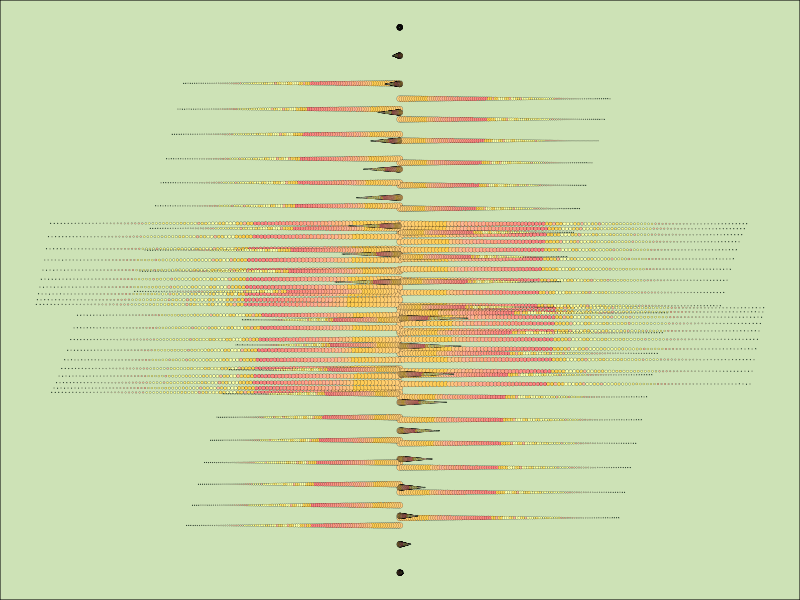

Write R code to recreate this figure.
## ---- chunk 1
#=============================================================================#
#Library Load-in---------------------------------------------------------------
#=============================================================================#

library(dplyr) #For data wrangling/manipulation
library(purrr) #For list wrangling/manipulation/iterations
library(ggplot2) #For plotting
library(tidyr) # For some more tidy data manipulation
library(here) # For easier directory navigation

#=============================================================================#
# Image Options----------------------------------------------------------------
#=============================================================================#
# Color Palette Option---------------------------------------------------------
color_pal <-
  c(
    "#4F6F52", "#D9EDBF", 
    "#FFB996", "#FF8080",
    "#FFCF81", "#FFCD4B",
    "#F8FF95", "#FDFFAB"
  )

#=============================================================================#
# Function Creation------------------------------------------------------------
#=============================================================================#

particle_randomizer <-
  function(
    color_pal = color_pal,
    border_color = c("white", "black", "random", "none"),
    crowding = c("light", "middle", "heavy", "random"),
    coordinates = c("cartesian", "polar", "equal", "random")
  ){
    
    # Parameter Lists------------------------------------------------------------
    ## Controls particle border color------------------------------------------
    border_list = list(
      "white" = "#ffffff",
      "black" = "#000000",
      "none" = NA
    )
    
    ## Controls particle crowding amount-----------------------------------------
    crowds_list = list(
      "light" = 100,
      "medium" = 500,
      "heavy" = 1000
    )
    
    ## Controls coordinate systems-----------------------------------------------
    coords_list = list(
      "cartesian" = coord_cartesian(),
      "polar" = coord_polar(),
      "equal" = coord_equal()
    )
    
    # Input Variable Lists-------------------------------------------------------
    ## Color Palette-------------------------------------------------------------
    input_pal = color_pal
    
    ## Crowding/Spacing of points------------------------------------------------
    input_crowding = switch(
      crowding,
      "light" = crowds_list$light,
      "medium" = crowds_list$medium,
      "heavy" = crowds_list$heavy,
      "random" = unlist(sample(crowds_list,1)))
    
    ## Border color of circles/points--------------------------------------------
    input_border = switch(
      border_color,
      "black" = border_list$black,
      "white" = border_list$white,
      "none" = NA,
      "random" = unlist(sample(border_list,1)))
    
    ## Ggplot plot coordinate systems--------------------------------------------
    input_coord = switch(
      coordinates,
      "cartesian" = coords_list$cartesian,
      "polar" = coords_list$polar,
      "equal" = coords_list$equal,
      "random" = unlist(sample(coords_list,1))
    )
    
    ## Randomized and calculated background of the ggplot------------------------
    background_color = sample(colorRampPalette(c(input_pal,"#000000","#ffffff"))(50),1)
    
    # Data set up----------------------------------------------------------------
    
    ## Angle/Theta Transformations-----------------------------------------------
    theta = seq(sample(1:100, 1), sample(1:100, 1)*pi, length.out = 100)
    
    # Base data sets to be transformed-------------------------------------------
    particles <- 
      tibble(
        crossing(
          x = seq(0,10, length.out = input_crowding),
          y = x
        )
      )
    
    # Additions of varied transformations to the x and y variables-------------
    particles_mod <-
      particles |>
      mutate(
        x = sin(theta) * x,
        y = cos(theta) * y,
        color = colorRampPalette(input_pal)(nrow(particles)))
    
    
    # Final work for the ggplot--------------------------------------------------
    particles_mod |>
      ggplot(aes(x,y))+
      theme_void()+
      geom_point(
        shape = 21,
        size = rev(seq(.01, 2, length.out = nrow(particles_mod))),
        stroke = .1,
        alpha = 1,
        fill = rev(sort(particles_mod$color)),
        position = "jitter"
      )+
      theme(plot.background = element_rect(fill = background_color))+
      input_coord
  }

#=============================================================================#
# Final Fx Use-----------------------------------------------------------------
#=============================================================================#
particle_randomizer(
  color_pal = color_pal,
  border_color = "black",
  crowding = "light",
  coordinates = "random"
)

#=============================================================================#
# Image Directory/Saving Work--------------------------------------------------
#=============================================================================#
img_path <-
  here(
    "year",
    "submissions",
    "2024",
    "images",
    "01.png"
  )

## Save the image--------------------------------------------------------------
#ggsave(
  #img_path,
  #dpi = 300,
  #device = "png",
  #bg = "transparent"
#)
